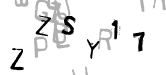
#> input picture trunk/captcha.php.png, 166 x 75 px
$ python ocr.py   (Python 2 division)
#> lines starting #> are read from the running program, lines starting #| are printed output that depends on the picture; after the words box and inside, x2 and y2 are one past the last pixel; in counts of white or black regions, pixels touching at a corner belong together
#!/usr/bin/python

from PIL import Image, ImageColor, ImageDraw
oim = Image.open("captcha.php.png")
#> oim is the input picture: PIL image 166x75 P; min 0, max 255, mean 237.6
im = Image.new("RGB", (oim.size[0],oim.size[1]))
#> im: PIL image 166x75 RGB; every value is 0
i2 = Image.new("RGB", (oim.size[0],oim.size[1]))
opix = oim.load()
pix = im.load()
p2x = i2.load()

for y in range(0, im.size[1]):
  for x in range(0, im.size[0]):
    if opix[x,y] == 1 or opix[x,y] > 35:
      pix[x,y] = (0,0,0)
      pix[x+1,y] = (0, 0, 0)
      pix[x+1,y+1] = (0, 0, 0)
      pix[x+1,y-1] = (0, 0, 0)

      pix[x,y+1] = (0, 0, 0)
      pix[x,y-1] = (0, 0, 0)

      pix[x-1,y] = (0, 0, 0)
      pix[x-1,y+1] = (0, 0, 0)
      pix[x-1,y-1] = (0, 0, 0)
    else:
      pix[x,y] = (255,255,255)

last = 0
gtxblck = 0

def copyblock(vx,vy):
  for sx in range(vx - 22, vx):
    for sy in range(vy - 25, vy):
      p2x[sx, sy - vy + 30] = pix[sx,sy]

for x in range(0, im.size[0]):
  for y in range(0, im.size[1]):
    p2x[x,y] = (255,255,255)

for x in range(0, im.size[0]):
  hasblack = 0
  lastblack = 0
  for y in range(0, im.size[1]):
    if pix[x,y] == (0,0,0):
      hasblack += 1
      lastblack = y
  if hasblack > 2:
    if gtxblck < lastblack:
      gtxblck = lastblack
    #if last == 0:
      #print "Changed"
    last = 1
  else:
    if last == 1:
      print "Ended Letter",gtxblck,"X:",x
      copyblock(x+1, gtxblck)
      pix[x,gtxblck] = (255,0,0)
    last = 0
    gtxblck = 0

im.save("captout2.png","PNG")
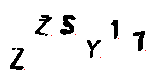
#> saved as captout2.png: PIL image 166x75 RGB; mean R, G, B 240, 239.9, 239.9
i2.save("captout.png","PNG")
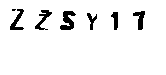
#> saved as captout.png: PIL image 166x75 RGB; 94.4% white; 7 black regions (1 under 20 px), largest, box (x1, y1, x2, y2) and area: (60, 11, 76, 30) 177, (35, 10, 52, 30) 125, (10, 9, 24, 30) 123, (133, 11, 145, 30) 116, (111, 12, 118, 30) 81, (87, 13, 97, 30) 72
